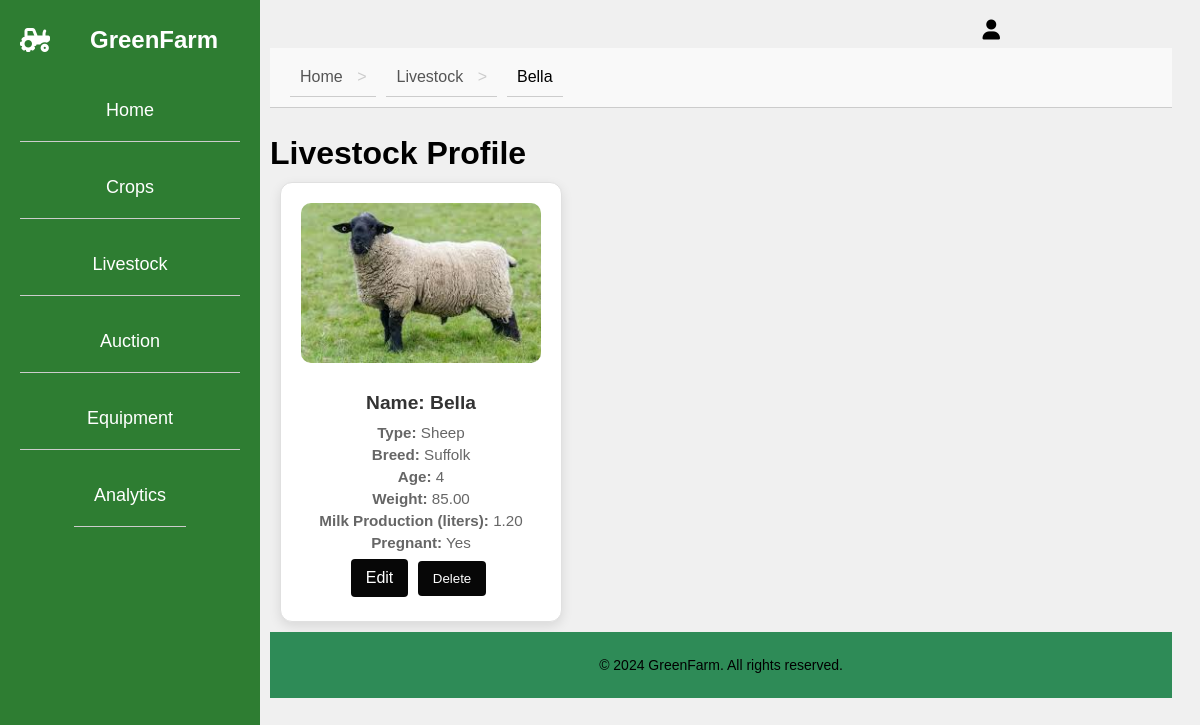
The page /live/3/ on the database its author committed.
### signup/models.py (models this page shows, shortened)
class Livestock(models.Model):
    LIVESTOCK_TYPES = [
        ('Cattle', 'Cattle'),
        ('Sheep', 'Sheep'),
        ('Pigs', 'Pigs'),
        ('Goats', 'Goats'),
        ('Horses', 'Horses'),
    ]
    BREEDS = {
        'Cattle': [
            ('Angus', 'Angus'),
            ('Hereford', 'Hereford'),
            ('Holstein', 'Holstein'),
            ('Jersey', 'Jersey'),
        ],
        'Sheep': [
            ('Merino', 'Merino'),
            ('Suffolk', 'Suffolk'),
            ('Dorset', 'Dorset'),
            ('Hampshire', 'Hampshire'),
        ],
        'Pigs': [
            ('Yorkshire', 'Yorkshire'),
            ('Berkshire', 'Berkshire'),
            ('Landrace', 'Landrace'),
            ('Duroc', 'Duroc'),
        ],
        'Goats': [
            ('Nubian', 'Nubian'),
            ('Boer', 'Boer'),
            ('Alpine', 'Alpine'),
            ('Saanen', 'Saanen'),
        ],
        'Horses': [
            ('Arabian', 'Arabian'),
            ('Clydesdale', 'Clydesdale'),
            ('Thoroughbred', 'Thoroughbred'),
            ('Quarter Horse', 'Quarter Horse'),
        ],
    }
    type = models.CharField(max_length=20, choices=LIVESTOCK_TYPES)
    breed = models.CharField(max_length=20, blank=True)
    name = models.CharField(max_length=100)
    age = models.CharField(max_length=100)
    weight = models.DecimalField(max_digits=10, decimal_places=2, default=0.0, blank=True)
    milkproduction = models.DecimalField(max_digits=10, decimal_places=2)
    pregnant = models.CharField(max_length=100)
    healthStatus = models.TextField(max_length=100)
    image = models.ImageField(upload_to='crops/', blank=True, null=True)

### signup/views.py (the view)
# urls.py: path('live/<int:pk>/', views.live_detail, name='live_detail'),
def live_detail(request, pk):
    live = get_object_or_404(Livestock, pk=pk)
    breadcrumbs = [
        {'name': 'Home', 'url': '/'},
        {'name': 'Livestock', 'url': '/live/'},
        {'name': live.name, 'url': ''}
    ]
    return render(request, 'live_detail.html', {'live': live, 'breadcrumbs': breadcrumbs})

### signup/templates/live_detail.html (shortened to what this page needs)
{% extends 'base.html' %}
{% load static %}
{% block content %}
<h2>Livestock Profile</h2>
<div class="card">
    {% if live.image %}
        <img src="{{ live.image.url }}" alt="{{ live.name }}" class="card-img-top">
    {% else %}
        <img src="{% static 'app/images/default_crop_image.jpg' %}" alt="Default Image" class="card-img-top">
    {% endif %}
    <div class="card-body">
        <h3 class="card-title">Name: {{ live.name }}</h3>
        <p class="card-text"><strong>Type:</strong> {{ live.type }}</p>
        <p class="card-text"><strong>Breed:</strong> {{ live.breed }}</p>
        <p class="card-text"><strong>Age:</strong> {{ live.age }}</p>
        <p class="card-text"><strong>Weight:</strong> {{ live.weight }}</p>
        <p class="card-text"><strong>Milk Production (liters):</strong> {{ live.milkproduction }}</p>
        <p class="card-text"><strong>Pregnant:</strong> {{ live.pregnant }}</p>
    </div>
    <div class="button-group card-footer">
        <a href="{% url 'live_edit' live.pk %}" class="btn btn-primary">Edit</a>
        <form action="{% url 'live_delete' live.pk %}" method="POST" style="display: inline;">
            <button type="submit" class="btn btn-danger">Delete</button>
        </form>
    </div>
</div>
{% endblock %}

### signup/templates/base.html (shortened to what this page needs)
<!DOCTYPE html>
<html lang="en">
<head>
    {% load static %}
    <link rel="stylesheet" type="text/css" href="{% static 'app/css/style.css' %}">
    <link rel="stylesheet" href="https://cdnjs.cloudflare.com/ajax/libs/font-awesome/6.0.0-beta3/css/all.min.css">
</head>
<body>
    <div class="sidebar">
        <div class="sidebar-header">
            <a href="#" class="logo"><i class="fas fa-tractor"></i> GreenFarm</a>
        </div>
        <ul class="sidebar-links">
            <li><a href="{% url 'management_home' %}">Home</a></li>
            <li><a href="{% url 'crop_list' %}">Crops</a></li>
            <li><a href="{% url 'live_list' %}">Livestock</a></li>
            <li><a href="{% url 'auct_list' %}">Auction</a></li>
            <li><a href="{% url 'schedule' %}">Equipment</a></li>
            <li class="dropdown">
                <a href="javascript:void(0)" class="dropbtn">Analytics</a>
            </li>
        </ul>
    </div>
<div class="navbar-right">
    <div class="dropdown">
        <i class="fa fa-user"></i>
    </div>
</div>
    <div class="breadcrumbs">
        <ul>
            {% block breadcrumbs %}
                {% for crumb in breadcrumbs %}
                    <li>
                        {% if crumb.url %}
                            <a href="{{ crumb.url }}">{{ crumb.name }}</a>
                        {% else %}
                            {{ crumb.name }}
                        {% endif %}
                    </li>
                {% endfor %}
            {% endblock %}
        </ul>
    </div>
    <div class="content">
        {% block content %}
        {% endblock %}
    </div>
    <footer>
        <p>&copy; 2024 GreenFarm. All rights reserved.</p>
    </footer>
</body>
</html>

### signup/static/app/css/style.css (style rules this page uses)
.card { border: 1px solid #e0e0e0; padding: 20px; border-radius: 12px; width: 240px; text-align: center; background-color: #fff; box-shadow: 0 4px 12px rgba(0, 0, 0, 0.1); transition: transform 0.3s ease, box-shadow 0.3s ease; margin: 10px; }
.card img { width: 100%; height: 160px; object-fit: cover; border-radius: 10px; margin-bottom: 15px; }
.card h3 { font-size: 1.2em; font-weight: 600; margin: 10px 0; color: #333; }
.card p { font-size: 0.95em; margin: 5px 0; color: #666; }
.btn { display: inline-block; padding: 10px 25px; background-color: rgb(7, 7, 7); color: white; text-decoration: none; border-radius: 5px; }
.logo { width: 40px; height: 40px; margin-right: 10px; }
.navbar-right i { font-size: 20px; margin-left: 20px; cursor: pointer; }
.breadcrumbs { margin: 20px 0; padding: 10px 20px; background-color: #f9f9f9; border-bottom: 1px solid #ccc; }
.breadcrumbs ul { list-style: none; display: flex; margin: 0; padding: 0; }
.breadcrumbs ul li { margin-right: 10px; }
.breadcrumbs ul li a { text-decoration: none; color: #555; }
.breadcrumbs ul li::after { content: '>'; margin-left: 10px; color: #ccc; }
.breadcrumbs ul li:last-child::after { content: ''; margin-left: 0; }
.btn { padding: 10px 15px; border-radius: 4px; text-decoration: none; display: inline-block; }
.btn-primary { background-color: rgb(7, 7, 7); color: white; }
h2 { font-size: 2rem; margin-bottom: 10px; color: #000000; }
p { font-size: 1.2rem; color: #000000; }
button { padding: 10px 20px; border: none; border-radius: 5px; cursor: pointer; }
.btn { background-color: #007bff; color: #fff; }
ul { list-style-type: none; padding: 0; }
li { padding: 10px; border-bottom: 1px solid #ccc; }
footer { background-color: #333; color: white; text-align: center; padding: 10px 0; }

### signup/templates/base.html (style rules this page uses)
footer { background-color: #2e8b57; color: white; text-align: center; padding: 20px 0; position: relative; bottom: 0; width: 100%; }
footer p { margin: 5px 0; font-size: 14px; }
button { padding: 10px 20px; margin: 5px; border: none; border-radius: 5px; cursor: pointer; }
.card { border: 1px solid #e0e0e0; padding: 20px; border-radius: 12px; width: 240px; text-align: center; background-color: #fff; box-shadow: 0 4px 12px rgba(0, 0, 0, 0.1); transition: transform 0.3s ease, box-shadow 0.3s ease; margin: 10px; }
.card img { width: 100%; height: 160px; object-fit: cover; border-radius: 10px; margin-bottom: 15px; }
.card h3 { font-size: 1.2em; font-weight: 600; margin: 10px 0; color: #333; }
.card p { font-size: 0.95em; margin: 5px 0; color: #666; }
.btn { display: inline-block; padding: 10px 25px; background-color: rgb(7, 7, 7); color: white; text-decoration: none; border-radius: 5px; }
.breadcrumbs { margin: 20px 0; padding: 10px 20px; background-color: #f9f9f9; border-bottom: 1px solid #ccc; }
.breadcrumbs ul { list-style: none; display: flex; margin: 0; padding: 0; }
.breadcrumbs ul li { margin-right: 10px; }
.breadcrumbs ul li a { text-decoration: none; color: #555; }
.breadcrumbs ul li::after { content: '>'; margin-left: 10px; color: #ccc; }
.breadcrumbs ul li:last-child::after { content: ''; margin-left: 0; }
.btn { padding: 10px 15px; border-radius: 4px; text-decoration: none; display: inline-block; }
.btn-primary { background-color: background-color: rgb(7, 7, 7); color: white; }
.dropdown { position: relative; display: inline-block; }
.sidebar { width: 220px; background-color: #2E7D32; color: white; position: fixed; height: 100%; top: 0; left: 0; display: flex; flex-direction: column; justify-content: center; padding: 20px; z-index: 1000; }
.sidebar-header { font-size: 24px; font-weight: bold; text-align: center; margin-bottom: 20px; }
.sidebar .logo { color: white; text-decoration: none; display: flex; align-items: center; }
.sidebar .logo i { margin-right: 40px; }
.sidebar-links { list-style: none; padding: 0; margin: 0; text-align: center; flex-grow: 1; }
.sidebar-links li { margin-bottom: 15px; }
.sidebar-links a { text-decoration: none; color: white; font-size: 18px; display: block; padding: 10px; border-radius: 5px; transition: background 0.3s; }
.navbar-right { position: absolute; right: 200px; top: 20px; }
.navbar-right i { font-size: 20px; margin-left: 20px; cursor: pointer; }
.dropdown { position: relative; }
body { margin-left: 250px; padding: 20px; background-color: #F0F0F0; font-family: Arial, sans-serif; }

### rows shown on the page
Livestock: name "Bella", image (picture), name "Bella", type "Sheep", breed "Suffolk", age "4", weight "85.00", milkproduction "1.20", pregnant "Yes"

### other values the page prints
{{ crumb.name }} "Home" "Livestock"
